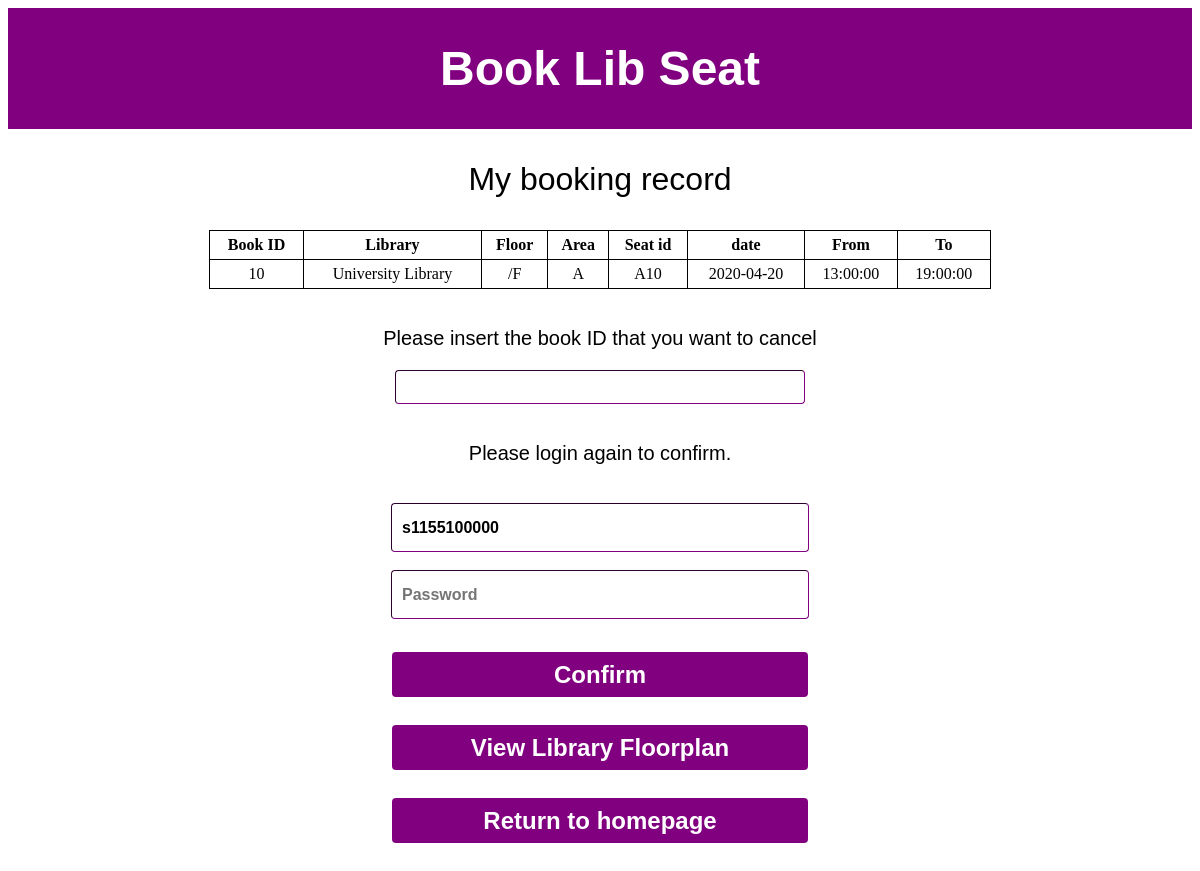
Before: /delbook.php (signed in) with the older database file.
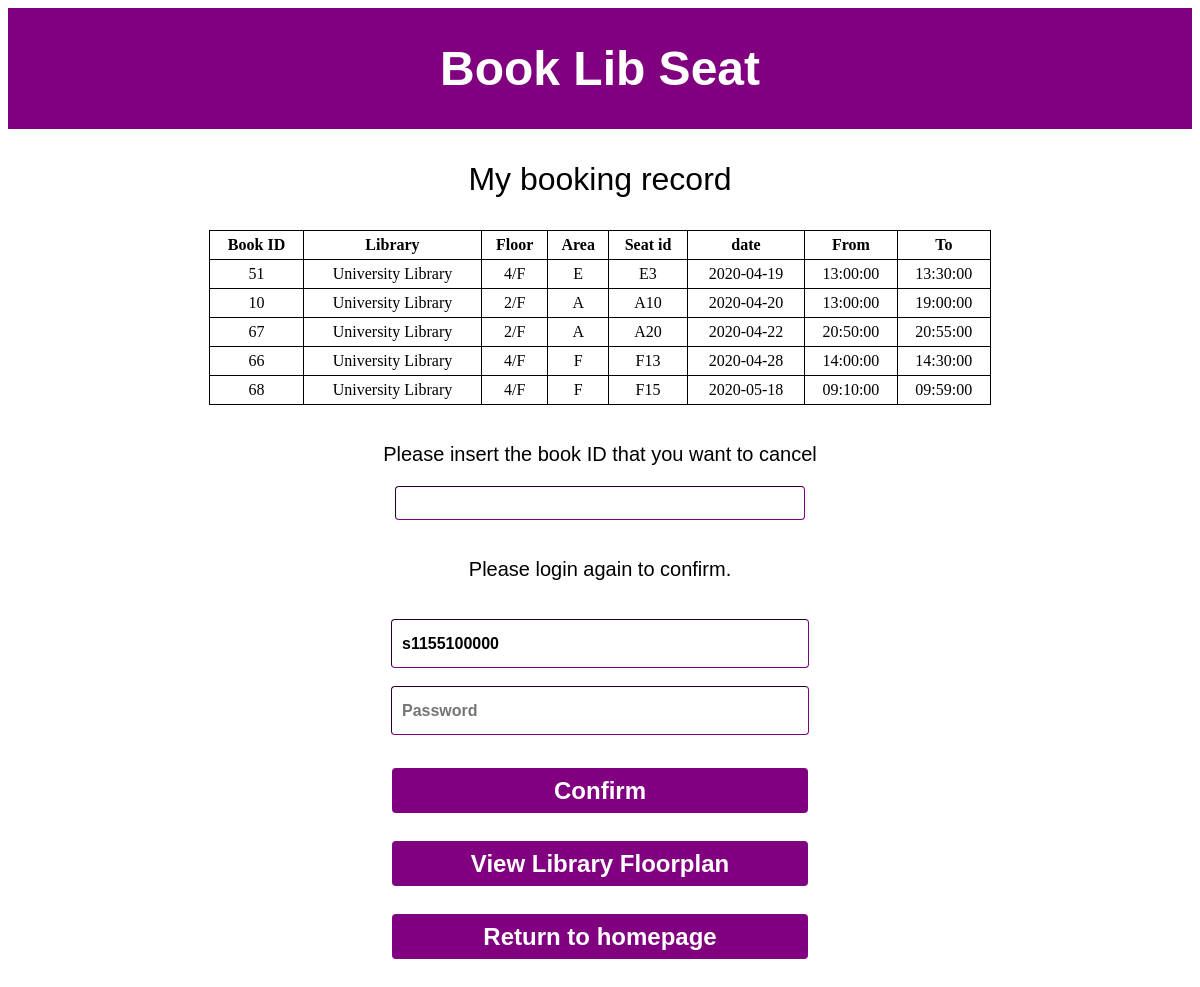
After: the same page with the newer database file.
### tables this page shows
CREATE TABLE `bookrecord` (
  `bookid` int(11) NOT NULL,
  `sid` varchar(11) NOT NULL,
  `bookdate` date NOT NULL,
  `starttime` time NOT NULL,
  `endtime` time NOT NULL,
  `seatid` varchar(11) NOT NULL,
  `area` char(2) NOT NULL,
  `lib` varchar(11) NOT NULL
);

CREATE TABLE `areainfo` (
  `area` char(2) NOT NULL,
  `lib` char(50) NOT NULL,
  `seatnum` int(6) NOT NULL,
  `floor` varchar(6) NOT NULL
);

### delbook.php (the view, shortened to what this page needs)
<?php
    require 'includes/bls.dbh.php';
?>
<!DOCTYPE html>
<html>
<head>
    <link rel="stylesheet" href="stylesheets/home.style.css">
</head>
<body>
    <header><h1 class="title">Book Lib Seat</h1></header>
    <?php
        echo '<p class="chooselib">
            My booking record
            </p>';
         $gsid = $_SESSION['sid'];
         $selsql = "SELECT bookid, bookdate, starttime, endtime, lib, area, seatid FROM bookrecord WHERE sid='".$gsid."' AND bookdate>=CURRENT_DATE() ORDER BY bookdate ASC";
         $result = mysqli_query($conn, $selsql);
         if(!mysqli_num_rows($result)) {
             echo "<p align='center'>You haven't booked any seat<br>";
         }
         else {
             echo '<table style="width:66%">
             <tr>
                 <th>Book ID</th>
                 <th>Library</th>
                 <th>Floor</th>
                 <th>Area</th>
                 <th>Seat id</th>
                 <th>date</th>
                 <th>From</th>
                 <th>To</th>
             </tr>';
             while($row = mysqli_fetch_assoc($result)) {
                $getfloorsql = "SELECT `floor` FROM `areainfo` WHERE `area`='".$row['area']."' AND `lib`='".$row['lib']."'";
                $getfloorresult = mysqli_query($conn, $getfloorsql);
                $getfloorrow = mysqli_fetch_array($getfloorresult);
                 echo "<tr>";
                 $library=$row['lib'];
                 echo "<td>".$row['bookid']."</td>";
                 if($library=="ulib"){
                     echo "<td>University Library</td>";
                 }
                 echo "<td>".$getfloorrow['floor']."/F</td>
                 <td>".$row['area']."</td>
                 <td>".$row['seatid']."</td>
                 <td>".$row['bookdate']."</td>
                 <td>".$row['starttime']."</td>
                 <td>".$row['endtime']."</td>
             </tr>";
             }
             echo "</table><br>";
         }
        echo '<form action="" method="POST">';
        echo '<p align="center" class="ques">Please insert the book ID that you want to cancel</p>
        <input type="text" id="delbook" name="delbook" clss="bs" style="width:404px;"><br>';
        echo '<p align="center" style="font-size:20px;" class="ques">Please login again to confirm.</p><br>';
                if(isset($_SESSION['sid'])){
                    $psid = $_SESSION['sid'];
                    echo '<input type="text" name="sid" placeholder="Student/Staff ID" value="'.$psid.'" class="bs"><br>';
                }
                else{
                    echo '<input type="text" name="sid" placeholder="Student/Staff ID" class="bs"><br>';
                }
        echo '<input type="password" name="pwd" placeholder="Password" class="bs">
            <br>
            <button type="submit" name="login-submit" style="width:416px">Confirm</button>
        </form>';
        echo '<form method="post">
                <button name="floorplan" style="width:416px">View Library Floorplan</button>
                <button name="home" style="width:416px">Return to homepage</button>
            </form>';
    ?>
</body>
</html>

### stylesheets/home.style.css (style rules this page uses)
.title { color: white; font-family: arial; text-align: center; }
header { background-color: purple; padding: 1px; font-size: 24px; }
.chooselib { text-align: center; align-items: center; font-size: 32px; font-family: arial; }
button { display: block; width: 404px; margin: auto; background-color: purple; color: #FFF; font-family: arial; height: 45px; border: none; border-radius: 4px; font-size: 24px; font-weight: bold; margin-top: 15px; margin-bottom: 28px; }
form input { display: block; width: 300px; height: 30px; margin: auto; border-color: purple; border-width: 1px; border-radius: 4px; font-family: Arial; color: black; font-weight: bold; font-size: 16px; text-align: left; }

### delbook.php (style rules this page uses)
table, th, td { border: 1px solid black; border-collapse: collapse; margin-left:auto; margin-right:auto; }
th, td { padding: 5px; text-align: center; }
.ques { text-align: center; align-items: center; font-size: 20px; font-family: arial; }
.bs { display: block; width: 404px; height: 45px; margin: auto; border-color: purple; border-width: 1px; border-radius: 4px; font-family: Arial; color: black; font-weight: bold; font-size: 16px; text-align: left; padding-left: 10px; }

Changed rows visible on the page:
added bookrecord: bookid "51", lib "University Library", areainfo.floor "4", area "E", seatid "E3", bookdate "2020-04-19", starttime "13:00:00", endtime "13:30:00"
shown differently, row unchanged: bookrecord id 10: areainfo.floor (not shown) → "2"
added bookrecord: bookid "67", lib "University Library", areainfo.floor "2", area "A", seatid "A20", bookdate "2020-04-22", starttime "20:50:00", endtime "20:55:00"
added bookrecord: bookid "66", lib "University Library", areainfo.floor "4", area "F", seatid "F13", bookdate "2020-04-28", starttime "14:00:00", endtime "14:30:00"
added bookrecord: bookid "68", lib "University Library", areainfo.floor "4", area "F", seatid "F15", bookdate "2020-05-18", starttime "09:10:00", endtime "09:59:00"
